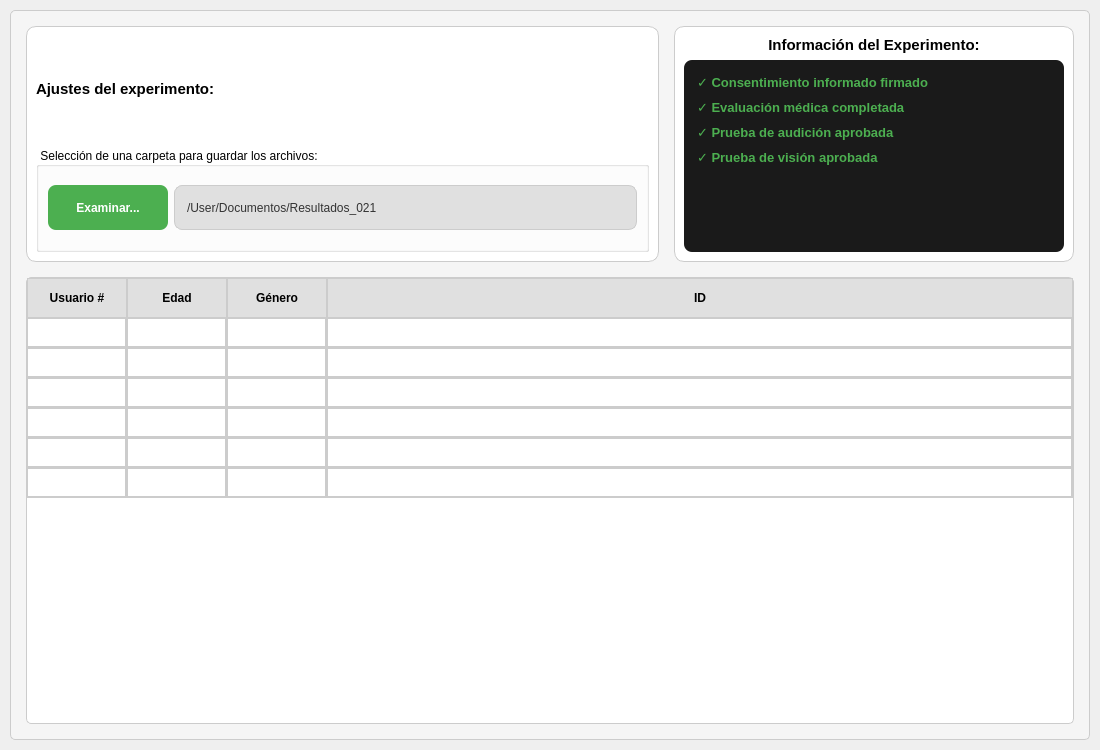
<?xml version="1.0" encoding="UTF-8"?>
<ui version="4.0">
 <class>ConfigurationPage</class>
 <widget class="QWidget" name="ConfigurationPage">
  <property name="geometry">
   <rect>
    <x>0</x>
    <y>0</y>
    <width>1100</width>
    <height>750</height>
   </rect>
  </property>
  <property name="styleSheet">
   <string notr="true">QWidget {
    font-family: 'Segoe UI';
    color: black;
}</string>
  </property>
  <layout class="QVBoxLayout" name="verticalLayoutMain">
   <property name="spacing">
    <number>0</number>
   </property>
   <property name="leftMargin">
    <number>10</number>
   </property>
   <property name="topMargin">
    <number>10</number>
   </property>
   <property name="rightMargin">
    <number>10</number>
   </property>
   <property name="bottomMargin">
    <number>10</number>
   </property>
   <item>
    <widget class="QFrame" name="frameMainContainer">
     <property name="styleSheet">
      <string notr="true">QFrame#frameMainContainer {
    border: 1px solid #CCCCCC;
    background: #F5F5F5;
    border-radius: 5px;
}</string>
     </property>
     <layout class="QVBoxLayout" name="verticalLayoutGeneral">
      <property name="spacing">
       <number>15</number>
      </property>
      <property name="leftMargin">
       <number>15</number>
      </property>
      <property name="topMargin">
       <number>15</number>
      </property>
      <property name="rightMargin">
       <number>15</number>
      </property>
      <property name="bottomMargin">
       <number>15</number>
      </property>
      <item>
       <layout class="QHBoxLayout" name="horizontalLayoutTop">
        <property name="spacing">
         <number>15</number>
        </property>
        <item>
         <widget class="QFrame" name="frameAjustes">
          <property name="styleSheet">
           <string notr="true">QFrame#frameAjustes {
    border: 1px solid #CCCCCC;
    border-radius: 10px;
    background: white;
}</string>
          </property>
          <layout class="QVBoxLayout" name="verticalLayoutAjustes">
           <item>
            <widget class="QLabel" name="lblAjustesTitle">
             <property name="font">
              <font>
               <bold>true</bold>
               <pointsize>11</pointsize>
              </font>
             </property>
             <property name="text">
              <string>Ajustes del experimento:</string>
             </property>
            </widget>
           </item>
           <item>
            <widget class="QGroupBox" name="groupPath">
             <property name="title">
              <string>Selección de una carpeta para guardar los archivos:</string>
             </property>
             <layout class="QHBoxLayout" name="horizontalLayoutPath">
              <item>
               <widget class="QPushButton" name="btnBrowse">
                <property name="minimumSize">
                 <size>
                  <width>120</width>
                  <height>45</height>
                 </size>
                </property>
                <property name="styleSheet">
                 <string notr="true">QPushButton {
    background-color: #4CAF50;
    color: white;
    font-weight: bold;
    border-radius: 8px;
}
QPushButton:hover {
    background-color: #45a049;
}</string>
                </property>
                <property name="text">
                 <string>Examinar...</string>
                </property>
               </widget>
              </item>
              <item>
               <widget class="QLineEdit" name="linePath">
                <property name="minimumSize">
                 <size>
                  <width>0</width>
                  <height>45</height>
                 </size>
                </property>
                <property name="readOnly">
                 <bool>true</bool>
                </property>
                <property name="styleSheet">
                 <string notr="true">QLineEdit {
    background-color: #E0E0E0;
    border: 1px solid #CCCCCC;
    border-radius: 8px;
    padding-left: 10px;
    color: #333333;
}</string>
                </property>
                <property name="text">
                 <string>/User/Documentos/Resultados_021</string>
                </property>
               </widget>
              </item>
             </layout>
            </widget>
           </item>
          </layout>
         </widget>
        </item>
        <item>
         <widget class="QFrame" name="frameInfo">
          <property name="maximumSize">
           <size>
            <width>400</width>
            <height>16777215</height>
           </size>
          </property>
          <property name="styleSheet">
           <string notr="true">QFrame#frameInfo {
    border: 1px solid #CCCCCC;
    border-radius: 10px;
    background: white;
}</string>
          </property>
          <layout class="QVBoxLayout" name="verticalLayoutInfo">
           <item>
            <widget class="QLabel" name="lblInfoTitle">
             <property name="font">
              <font>
               <bold>true</bold>
               <pointsize>11</pointsize>
              </font>
             </property>
             <property name="text">
              <string>Información del Experimento:</string>
             </property>
             <property name="alignment">
              <set>Qt::AlignmentFlag::AlignCenter</set>
             </property>
            </widget>
           </item>
           <item>
            <widget class="QListWidget" name="listChecklist">
             <property name="styleSheet">
              <string notr="true">QListWidget {
    background-color: #1A1A1A;
    border-radius: 8px;
    padding: 10px;
    color: #4CAF50;
    font-weight: bold;
    font-size: 13px;
    border: none;
}
QListWidget::item {
    margin-bottom: 8px;
}</string>
             </property>
             <item>
              <property name="text">
               <string>✓ Consentimiento informado firmado</string>
              </property>
             </item>
             <item>
              <property name="text">
               <string>✓ Evaluación médica completada</string>
              </property>
             </item>
             <item>
              <property name="text">
               <string>✓ Prueba de audición aprobada</string>
              </property>
             </item>
             <item>
              <property name="text">
               <string>✓ Prueba de visión aprobada</string>
              </property>
             </item>
            </widget>
           </item>
          </layout>
         </widget>
        </item>
       </layout>
      </item>
      <item>
       <widget class="QTableWidget" name="tableUsers">
        <property name="sizePolicy">
         <sizepolicy hsizetype="Expanding" vsizetype="Expanding">
          <horstretch>0</horstretch>
          <verstretch>1</verstretch>
         </sizepolicy>
        </property>
        <property name="styleSheet">
         <string notr="true">QTableWidget {
    background-color: white;
    border: 1px solid #CCCCCC;
    gridline-color: #CCCCCC;
    border-radius: 5px;
}
QHeaderView::section {
    background-color: #E0E0E0;
    padding: 10px;
    font-weight: bold;
    border: 1px solid #CCCCCC;
}
QTableWidget::item {
    padding: 5px;
    border: 1px solid #CCCCCC;
}</string>
        </property>
        <property name="rowCount">
         <number>6</number>
        </property>
        <property name="columnCount">
         <number>4</number>
        </property>
        <attribute name="horizontalHeaderStretchLastSection">
         <bool>true</bool>
        </attribute>
        <attribute name="verticalHeaderVisible">
         <bool>false</bool>
        </attribute>
        <column>
         <property name="text">
          <string>Usuario #</string>
         </property>
        </column>
        <column>
         <property name="text">
          <string>Edad</string>
         </property>
        </column>
        <column>
         <property name="text">
          <string>Género</string>
         </property>
        </column>
        <column>
         <property name="text">
          <string>ID</string>
         </property>
        </column>
       </widget>
      </item>
     </layout>
    </widget>
   </item>
  </layout>
 </widget>
 <resources/>
 <connections/>
</ui>
